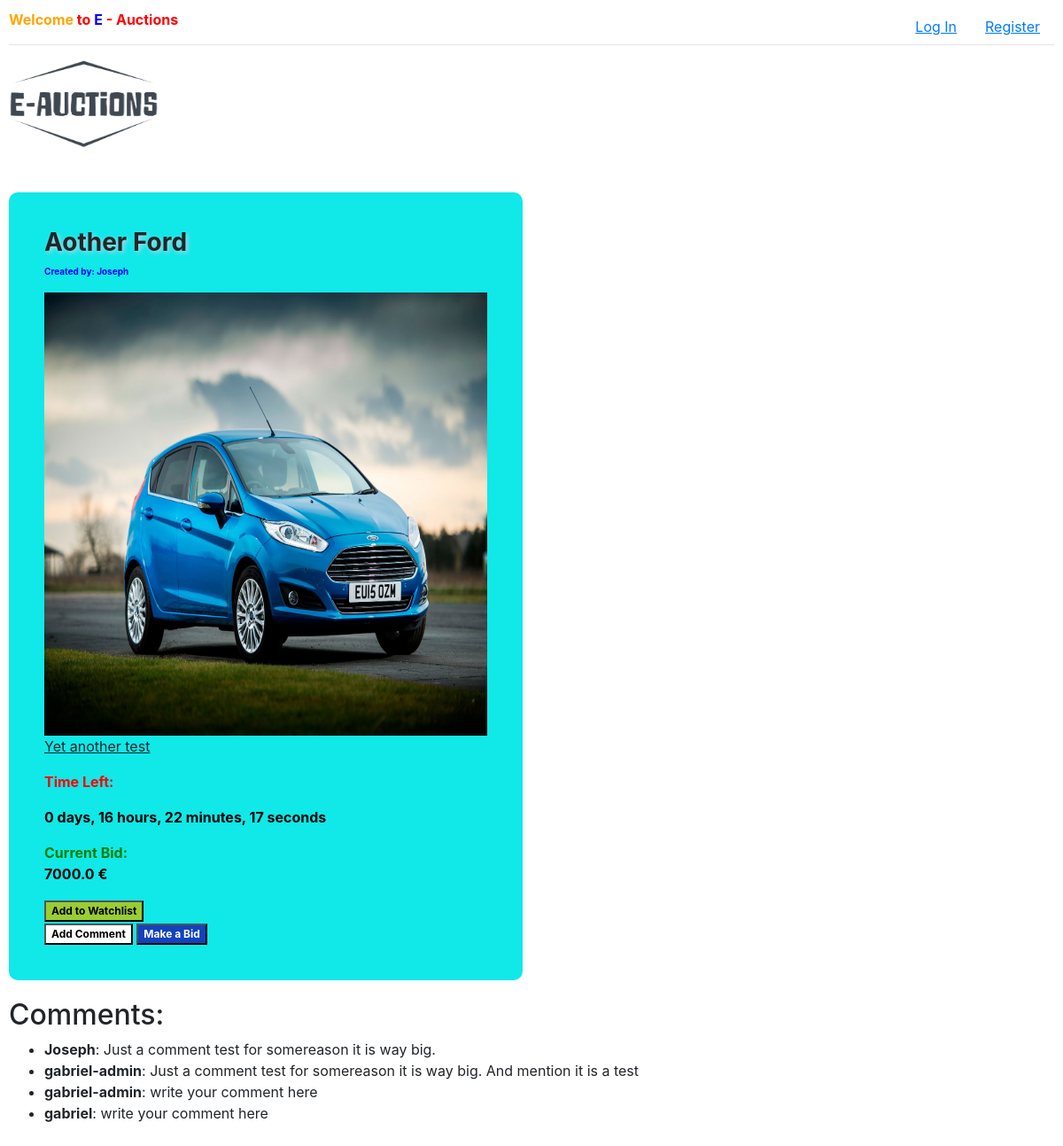
Page /listing/16 on the committed database.
### auctions/models.py (models this page shows, shortened)
class Listing(models.Model):
    creator = models.ForeignKey(User, on_delete=models.CASCADE, related_name="mylistings")
    title = models.CharField(max_length=25)
    description = models.CharField(max_length=64)
    BidVal= models.FloatField()
    ProductCat = models.ForeignKey(Category, on_delete=models.CASCADE, related_name="listings")
    ImageUrls = models.ImageField(upload_to='images/', blank=True, null=True)
    Status= models.BooleanField(default=False)
    Duration = models.DurationField()
    Watchlist = models.BooleanField(default=False)
    created_at = models.DateTimeField(auto_now_add=True)
    updated_at = models.DateTimeField(auto_now=True)
    def time_left(self):
        end_time = self.created_at + self.Duration
        current_time = timezone.now()
        time_left = end_time - current_time
        return max(time_left, timedelta(seconds=0))# ensures if time_left is negative, it returns 0
    def time_left_str(self):
        time_left = self.time_left()
        days = time_left.days
        hours, remainder = divmod(time_left.seconds, 3600)
        minutes, seconds = divmod(remainder, 60)
        return f"{days} days, {hours} hours, {minutes} minutes, {seconds} seconds"

class User(AbstractUser):
    pass
    mywatchlist = models.ManyToManyField('Listing', blank=True, related_name="watchlist")

class Comment(models.Model):
    listing= models.ForeignKey(Listing, on_delete=models.CASCADE, related_name="review")
    user = models.ForeignKey(User, on_delete=models.CASCADE, related_name="comment")
    title=models.CharField(default="Title Here", validators=[MinLengthValidator(5)], max_length=15)
    thecomment=models.CharField(validators=[MinLengthValidator(10)], max_length=500, default="write your comment here")
    time_sent = models.DateTimeField(auto_now_add=True)

### auctions/views.py (the view)
# urls.py: path("listing/<int:listing_id>", views.listing, name="listing"),
def listing(request, listing_id):
    if listing_id is None:
        return HttpResponse(f"<h1> {listing_id} not found </h1>")
    listing = Listing.objects.get(id=listing_id)
    show_comment_form = request.method == 'POST' and 'show_comment_form' in request.POST
    show_bid_form = request.method == 'POST' and 'show_bid_form' in request.POST
    cform = CommentForm() if show_comment_form else None
    bform = BidForm(listing=listing) if show_bid_form else None
    return render(request, "auctions/listing.html", {
        "listing":listing,
        'time_left': listing.time_left(),
        'cform': cform,
        'show_comment_form': show_comment_form,
        'bform': bform,
        'show_bid_form': show_bid_form
    })

### auctions/templates/auctions/listing.html (shortened to what this page needs)
{% extends "auctions/layout.html" %}
{% block body %}
    <div style="margin-bottom: 20px; margin-top: 50px; background-color: rgb(17, 232, 232); border-radius: 10px; width: fit-content; padding: 40px;">
        <h3 style="text-shadow: 2px 2px 5px lightblue; font-weight: bold;">{{listing.title}}</h3>
        <p style="color: blue; font-weight: bold; font-size: x-small;">Created by: {{listing.creator}}</p>
        <img src="{{listing.ImageUrls.url}}" alt="{{listing.ImageUrls.url}}" width="500" height="500">
        <p style="text-decoration:underline;">{{listing.description}}</p>
        <p>
            <span style="color: red; font-weight: bold;">Time Left: <p style="color: black; font-weight: bold;">{{listing.time_left_str}}</p></span>
            <span style="color: green; font-weight: bold;">Current Bid: <p style="color: black; font-weight: bold;">{{listing.BidVal}} €</p></span>
        </p>
        {% if user.is_authenticated %}
            <form action="{% url 'auctions:add_to_watchlist' listing.id user.id %}" method="post" style="display: inline;">
                {% csrf_token %}
                <button class="watchlist_btn" style="background-color: yellowgreen; font-size: 12px; font-weight: bold;"> Add to Watchlist </button>
            </form>
            <form  method="post" style="display: inline;">
                {% csrf_token %}
                <button  type="submit" name="show_comment_form" style="background-color: rgb(255, 255, 255); font-size: 12px; font-weight: bold;"> Add Comment </button>
            </form>
            <form  method="post" style="display: inline;">
                {% csrf_token %}
                <button  type="submit" name="show_bid_form" style="background-color: rgb(18, 66, 189); font-size: 12px; color:white; font-weight: bold;"> Make a Bid </button>
            </form>
        {% else %}
            <form action="{% url 'auctions:login' %}">
                <button class="watchlist_btn" style="background-color: yellowgreen; font-size: 12px; font-weight: bold;"> Add to Watchlist </button>
            </form>
            <form  action="{% url 'auctions:login' %}" style="display: inline;">
                <button  type="submit" name="show_comment_form" style="background-color: rgb(255, 255, 255); font-size: 12px; font-weight: bold;"> Add Comment </button>
            </form>
            <form  action="{% url 'auctions:login' %}" style="display: inline;">
                <button  type="submit" name="show_bid_form" style="background-color: rgb(18, 66, 189); color:white;font-size: 12px; font-weight: bold;"> Make a Bid </button>
            </form>
        {% endif %}
    </div>
    <h2>Comments:</h2>
    <ul>
        {% for comment in listing.review.all %}
            <li><strong>{{ comment.user.username }}</strong>: {{ comment.thecomment }}</li>
        {% endfor %}
    </ul>
{% endblock %}

### auctions/static/auctions/styles.css (style rules this page uses)
body { padding: 10px; position: relative; }

### rows in the picture
Listing: title "Aother Ford", creator "Joseph", ImageUrls (picture), description "Yet another test", time_left_str "0 days, 16 hours, 22 minutes, 17 seconds", BidVal "7000.0"
Comment: user.username "Joseph", thecomment "Just a comment test for somereason it is way big."
Comment: user.username "gabriel-admin", thecomment "Just a comment test for somereason it is way big. And mention it is a test"
Comment: user.username "gabriel-admin", thecomment "write your comment here"
Comment: user.username "gabriel", thecomment "write your comment here"
